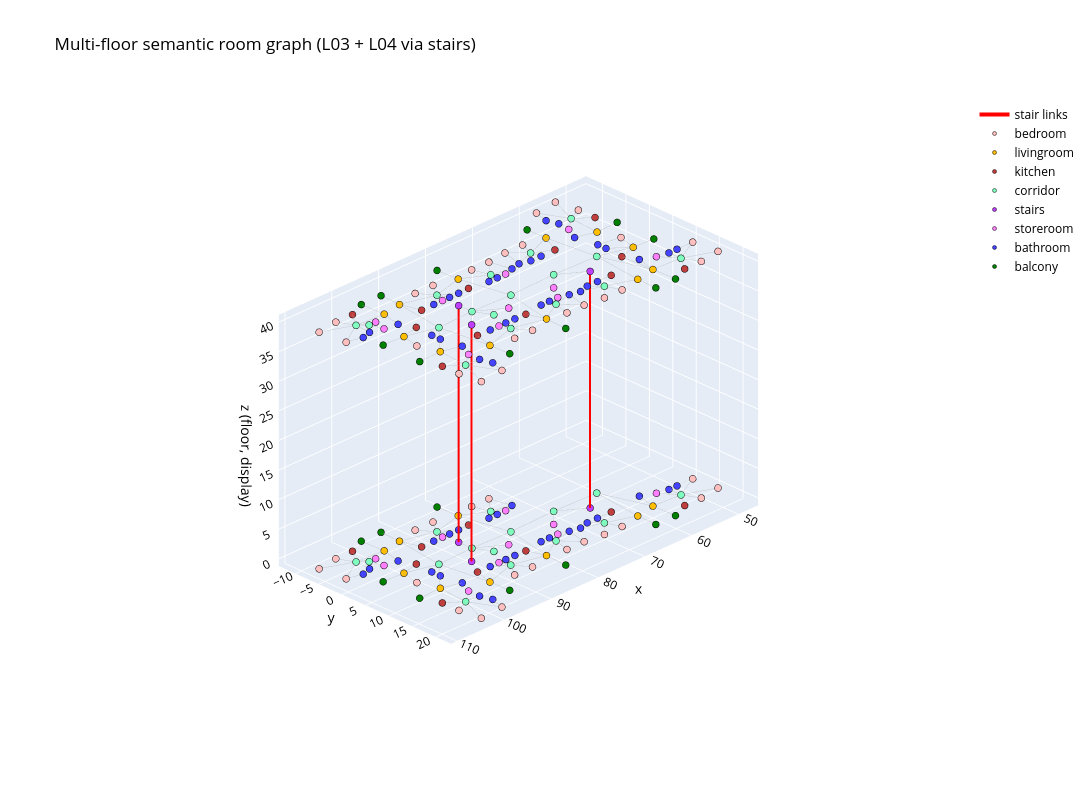

Notebook code cell kept with this figure:
### Markdown cell above
## 5. Visualise the combined multi-floor room graph (3D, floors stacked)

### Code cell
# display z by floor
dz = [g_floor[i]*DISPLAY_FLOOR_GAP for i in range(NTOT)]
fig = go.Figure()
# edges
for kind, col, w in [("door","rgba(80,80,80,0.45)",1.2), ("stair","red",4)]:
    ex,ey,ez=[],[],[]
    for a,b,k in edges:
        if k!=kind: continue
        ex+=[g_xy[a][0],g_xy[b][0],None]; ey+=[g_xy[a][1],g_xy[b][1],None]; ez+=[dz[a],dz[b],None]
    fig.add_trace(go.Scatter3d(x=ex,y=ey,z=ez,mode="lines",
                  line=dict(color=col,width=w),hoverinfo="skip",
                  name=("stair links" if kind=="stair" else "doors"),
                  showlegend=(kind=="stair")))
# nodes by type
for t in present:
    idx=[i for i in range(NTOT) if g_rtype[i]==t]
    fig.add_trace(go.Scatter3d(x=[g_xy[i][0] for i in idx],y=[g_xy[i][1] for i in idx],
                  z=[dz[i] for i in idx],mode="markers",
                  marker=dict(size=4,color=ROOM_COLOR[t],line=dict(color="black",width=0.5)),
                  name=t,text=[f"{FLOOR_NAMES[g_floor[i]]} {t}" for i in idx],hoverinfo="text"))
fig.update_layout(title=dict(text="Multi-floor semantic room graph (L03 + L04 via stairs)",font=dict(color="black")),
    paper_bgcolor="white",
    scene=dict(aspectmode="data",
        xaxis=dict(color="black",title="x"),yaxis=dict(color="black",title="y"),
        zaxis=dict(color="black",title="z (floor, display)")),
    scene_camera=dict(projection=dict(type="orthographic"),eye=dict(x=1.4,y=1.4,z=1.0)),
    legend=dict(font=dict(color="black")),width=1200,height=800)
fig.show(renderer=renderer)

### Figure 1 — Plotly figure (JSON) as saved in the notebook; plotly's stock layout.template omitted (floating-point values rounded to 4 significant figures; data arrays with more than 128 entries replaced by an {"elided": "..."} marker saying what was removed)
{"data": [{"hoverinfo": "skip", "line": {"color": "rgba(80,80,80,0.45)", "width": 1.2}, "mode": "lines", "name": "doors", "showlegend": false, "type": "scatter3d", "x": {"elided": "696 float values"}, "y": {"elided": "696 float values"}, "z": {"elided": "696 int values"}}, {"hoverinfo": "skip", "line": {"color": "red", "width": 4}, "mode": "lines", "name": "stair links", "showlegend": true, "type": "scatter3d", "x": [91.35, 91.35, null, 88.19, 88.19, null, 66.06, 66.06, null], "y": [7.651, 7.651, null, 1.727, 1.727, null, 7.651, 7.651, null], "z": [0, 40, null, 0, 40, null, 0, 40, null]}, {"hoverinfo": "text", "marker": {"color": "#FFBFBF", "line": {"color": "black", "width": 0.5}, "size": 4}, "mode": "markers", "name": "bedroom", "text": ["Level 03 bedroom", "Level 03 bedroom", "Level 03 bedroom", "Level 03 bedroom", "Level 03 bedroom", "Level 03 bedroom", "Level 03 bedroom", "Level 03 bedroom", "Level 03 bedroom", "Level 03 bedroom", "Level 03 bedroom", "Level 03 bedroom", "Level 03 bedroom", "Level 03 bedroom", "Level 03 bedroom", "Level 03 bedroom", "Level 03 bedroom", "Level 03 bedroom", "Level 03 bedroom", "Level 03 bedroom", "Level 04 bedroom", "Level 04 bedroom", "Level 04 bedroom", "Level 04 bedroom", "Level 04 bedroom", "Level 04 bedroom", "Level 04 bedroom", "Level 04 bedroom", "Level 04 bedroom", "Level 04 bedroom", "Level 04 bedroom", "Level 04 bedroom", "Level 04 bedroom", "Level 04 bedroom", "Level 04 bedroom", "Level 04 bedroom", "Level 04 bedroom", "Level 04 bedroom", "Level 04 bedroom", "Level 04 bedroom", "Level 04 bedroom", "Level 04 bedroom", "Level 04 bedroom", "Level 04 bedroom", "Level 04 bedroom", "Level 04 bedroom"], "type": "scatter3d", "x": [86.15, 74.68, 89.96, 78.36, 67.03, 108.9, 109.4, 105.2, 102.2, 103.8, 98.92, 48.21, 47.68, 51.84, 89.96, 78.36, 86.15, 74.68, 70.8, 104.3, 86.15, 74.68, 89.96, 78.36, 67.03, 108.9, 109.4, 105.2, 102.2, 103.8, 98.92, 48.21, 54.78, 47.68, 51.84, 89.96, 78.36, 70.8, 67.03, 86.15, 74.68, 70.8, 53.39, 57.99, 52.82, 104.3], "y": [-5.793, -5.343, 15.44, 14.99, 15.44, -1.62, -6.87, -7.47, 6.817, 22.13, 21.69, 11.68, 16.55, 17.15, -5.793, -5.343, 15.44, 14.99, 15.44, 17.89, -5.793, -5.343, 15.44, 14.99, 15.44, -1.62, -6.87, -7.47, 6.817, 22.13, 21.69, 11.68, 2.941, 16.55, 17.15, -5.793, -5.343, -5.793, -5.793, 15.44, 14.99, 15.44, -12.45, -11.87, -8.108, 17.89], "z": [0, 0, 0, 0, 0, 0, 0, 0, 0, 0, 0, 0, 0, 0, 0, 0, 0, 0, 0, 0, 40, 40, 40, 40, 40, 40, 40, 40, 40, 40, 40, 40, 40, 40, 40, 40, 40, 40, 40, 40, 40, 40, 40, 40, 40, 40]}, {"hoverinfo": "text", "marker": {"color": "#FFBF00", "line": {"color": "black", "width": 0.5}, "size": 4}, "mode": "markers", "name": "livingroom", "text": ["Level 03 livingroom", "Level 03 livingroom", "Level 03 livingroom", "Level 03 livingroom", "Level 03 livingroom", "Level 03 livingroom", "Level 03 livingroom", "Level 03 livingroom", "Level 03 livingroom", "Level 04 livingroom", "Level 04 livingroom", "Level 04 livingroom", "Level 04 livingroom", "Level 04 livingroom", "Level 04 livingroom", "Level 04 livingroom", "Level 04 livingroom", "Level 04 livingroom", "Level 04 livingroom", "Level 04 livingroom", "Level 04 livingroom"], "type": "scatter3d", "x": [81.97, 81.97, 94.27, 98.17, 101.4, 101.1, 58.92, 62.87, 94.27, 56.03, 81.97, 81.97, 94.27, 98.17, 101.4, 101.1, 55.77, 58.92, 62.87, 62.87, 94.27], "y": [-4.596, 14.24, 14.47, -4.184, 3.22, 10.67, 13.9, 14.61, -4.826, -0.9102, -4.596, 14.24, 14.47, -4.184, 3.22, 10.67, 6.544, 13.9, -4.964, 14.61, -4.826], "z": [0, 0, 0, 0, 0, 0, 0, 0, 0, 40, 40, 40, 40, 40, 40, 40, 40, 40, 40, 40, 40]}, {"hoverinfo": "text", "marker": {"color": "#BF3F3F", "line": {"color": "black", "width": 0.5}, "size": 4}, "mode": "markers", "name": "kitchen", "text": ["Level 03 kitchen", "Level 03 kitchen", "Level 03 kitchen", "Level 03 kitchen", "Level 03 kitchen", "Level 03 kitchen", "Level 03 kitchen", "Level 03 kitchen", "Level 03 kitchen", "Level 04 kitchen", "Level 04 kitchen", "Level 04 kitchen", "Level 04 kitchen", "Level 04 kitchen", "Level 04 kitchen", "Level 04 kitchen", "Level 04 kitchen", "Level 04 kitchen", "Level 04 kitchen", "Level 04 kitchen", "Level 04 kitchen"], "type": "scatter3d", "x": [55.4, 93.24, 83.07, 101.7, 97.87, 64.75, 93.24, 83.07, 104.3, 55.4, 93.24, 83.07, 52.81, 101.7, 97.87, 59.21, 64.75, 64.75, 93.24, 83.07, 104.3], "y": [17.16, -1.135, -1.291, -7.47, 2.367, 10.84, 10.78, 10.94, 14.34, 17.16, -1.135, -1.291, -4.558, -7.47, 2.367, 7.563, -1.19, 10.84, 10.78, 10.94, 14.34], "z": [0, 0, 0, 0, 0, 0, 0, 0, 0, 40, 40, 40, 40, 40, 40, 40, 40, 40, 40, 40, 40]}, {"hoverinfo": "text", "marker": {"color": "#7FFFBF", "line": {"color": "black", "width": 0.5}, "size": 4}, "mode": "markers", "name": "corridor", "text": ["Level 03 corridor", "Level 03 corridor", "Level 03 corridor", "Level 03 corridor", "Level 03 corridor", "Level 03 corridor", "Level 03 corridor", "Level 03 corridor", "Level 03 corridor", "Level 03 corridor", "Level 03 corridor", "Level 03 corridor", "Level 03 corridor", "Level 03 corridor", "Level 03 corridor", "Level 04 corridor", "Level 04 corridor", "Level 04 corridor", "Level 04 corridor", "Level 04 corridor", "Level 04 corridor", "Level 04 corridor", "Level 04 corridor", "Level 04 corridor", "Level 04 corridor", "Level 04 corridor", "Level 04 corridor", "Level 04 corridor", "Level 04 corridor", "Level 04 corridor", "Level 04 corridor", "Level 04 corridor"], "type": "scatter3d", "x": [86.61, 77.48, 70.75, 95.51, 103.8, 102.3, 53.27, 61.83, 77.48, 88.05, 68.07, 88.05, 80.15, 88.19, 101.5, 86.61, 68.07, 77.48, 70.75, 95.51, 103.8, 102.3, 53.27, 61.83, 77.48, 88.05, 68.07, 88.05, 80.15, 88.19, 55.61, 101.5], "y": [7.651, 11.79, 4.554, 4.824, -4.558, -3.235, 14.24, 4.824, -2.144, -3.054, 12.69, 12.7, 4.824, 4.554, 16.54, 7.651, -3.044, 11.79, 4.554, 4.824, -4.558, -3.235, 14.24, 4.824, -2.144, -3.054, 12.69, 12.7, 4.824, 4.554, -6.858, 16.54], "z": [0, 0, 0, 0, 0, 0, 0, 0, 0, 0, 0, 0, 0, 0, 0, 40, 40, 40, 40, 40, 40, 40, 40, 40, 40, 40, 40, 40, 40, 40, 40, 40]}, {"hoverinfo": "text", "marker": {"color": "#BF3FFF", "line": {"color": "black", "width": 0.5}, "size": 4}, "mode": "markers", "name": "stairs", "text": ["Level 03 stairs", "Level 03 stairs", "Level 03 stairs", "Level 04 stairs", "Level 04 stairs", "Level 04 stairs"], "type": "scatter3d", "x": [91.35, 88.19, 66.06, 91.35, 88.19, 66.06], "y": [7.651, 1.727, 7.651, 7.651, 1.727, 7.651], "z": [0, 0, 0, 40, 40, 40]}, {"hoverinfo": "text", "marker": {"color": "#FF7FFF", "line": {"color": "black", "width": 0.5}, "size": 4}, "mode": "markers", "name": "storeroom", "text": ["Level 03 storeroom", "Level 03 storeroom", "Level 03 storeroom", "Level 03 storeroom", "Level 03 storeroom", "Level 03 storeroom", "Level 03 storeroom", "Level 03 storeroom", "Level 03 storeroom", "Level 03 storeroom", "Level 04 storeroom", "Level 04 storeroom", "Level 04 storeroom", "Level 04 storeroom", "Level 04 storeroom", "Level 04 storeroom", "Level 04 storeroom", "Level 04 storeroom", "Level 04 storeroom", "Level 04 storeroom", "Level 04 storeroom"], "type": "scatter3d", "x": [83.44, 55.52, 88.71, 88.71, 98.69, 73.85, 101.7, 100.9, 75.71, 75.71, 83.44, 55.52, 88.71, 88.71, 98.69, 73.85, 58.42, 101.7, 100.9, 75.71, 75.71], "y": [7.651, 11.24, -1.201, 10.85, 14.34, 7.651, -0.7346, -3.235, 10.39, -0.7414, 7.651, 11.24, -1.201, 10.85, 14.34, 7.651, -4.557, -0.7346, -3.235, 10.39, -0.7414], "z": [0, 0, 0, 0, 0, 0, 0, 0, 0, 0, 40, 40, 40, 40, 40, 40, 40, 40, 40, 40, 40]}, {"hoverinfo": "text", "marker": {"color": "#4444FF", "line": {"color": "black", "width": 0.5}, "size": 4}, "mode": "markers", "name": "bathroom", "text": ["Level 03 bathroom", "Level 03 bathroom", "Level 03 bathroom", "Level 03 bathroom", "Level 03 bathroom", "Level 03 bathroom", "Level 03 bathroom", "Level 03 bathroom", "Level 03 bathroom", "Level 03 bathroom", "Level 03 bathroom", "Level 03 bathroom", "Level 03 bathroom", "Level 03 bathroom", "Level 03 bathroom", "Level 03 bathroom", "Level 03 bathroom", "Level 03 bathroom", "Level 03 bathroom", "Level 03 bathroom", "Level 03 bathroom", "Level 03 bathroom", "Level 03 bathroom", "Level 03 bathroom", "Level 03 bathroom", "Level 03 bathroom", "Level 04 bathroom", "Level 04 bathroom", "Level 04 bathroom", "Level 04 bathroom", "Level 04 bathroom", "Level 04 bathroom", "Level 04 bathroom", "Level 04 bathroom", "Level 04 bathroom", "Level 04 bathroom", "Level 04 bathroom", "Level 04 bathroom", "Level 04 bathroom", "Level 04 bathroom", "Level 04 bathroom", "Level 04 bathroom", "Level 04 bathroom", "Level 04 bathroom", "Level 04 bathroom", "Level 04 bathroom", "Level 04 bathroom", "Level 04 bathroom", "Level 04 bathroom", "Level 04 bathroom", "Level 04 bathroom", "Level 04 bathroom", "Level 04 bathroom", "Level 04 bathroom", "Level 04 bathroom", "Level 04 bathroom", "Level 04 bathroom", "Level 04 bathroom", "Level 04 bathroom", "Level 04 bathroom"], "type": "scatter3d", "x": [85.28, 87.21, 51.56, 58.0, 53.28, 73.81, 73.81, 71.85, 104.0, 105.9, 98.08, 98.08, 98.08, 97.41, 90.59, 67.69, 69.88, 85.33, 90.59, 87.26, 99.08, 98.69, 79.27, 79.27, 77.49, 77.49, 85.28, 87.21, 51.56, 58.0, 58.94, 53.28, 59.73, 73.81, 67.69, 71.85, 73.81, 71.85, 58.76, 58.14, 104.0, 105.9, 98.08, 98.08, 98.08, 97.41, 58.95, 69.88, 90.59, 67.69, 69.88, 85.33, 90.59, 87.26, 99.08, 98.69, 79.27, 79.27, 77.49, 77.49], "y": [-1.202, -1.2, 11.69, 10.09, 11.68, -1.291, 10.94, 11.39, -1.458, -0.908, 7.705, 5.88, 18.89, 11.72, -1.201, 10.84, 10.84, 10.85, 10.85, 10.85, -0.308, 16.69, -0.7409, 10.39, -0.7406, 10.39, -1.202, -1.2, 11.69, 10.09, 3.917, 11.68, -2.007, -1.291, -1.193, -1.739, 10.94, 11.39, -9.058, -6.958, -1.458, -0.908, 7.705, 5.88, 18.89, 11.72, 2.168, -1.192, -1.201, 10.84, 10.84, 10.85, 10.85, 10.85, -0.308, 16.69, -0.7409, 10.39, -0.7406, 10.39], "z": [0, 0, 0, 0, 0, 0, 0, 0, 0, 0, 0, 0, 0, 0, 0, 0, 0, 0, 0, 0, 0, 0, 0, 0, 0, 0, 40, 40, 40, 40, 40, 40, 40, 40, 40, 40, 40, 40, 40, 40, 40, 40, 40, 40, 40, 40, 40, 40, 40, 40, 40, 40, 40, 40, 40, 40, 40, 40, 40, 40]}, {"hoverinfo": "text", "marker": {"color": "#007F00", "line": {"color": "black", "width": 0.5}, "size": 4}, "mode": "markers", "name": "balcony", "text": ["Level 03 balcony", "Level 03 balcony", "Level 03 balcony", "Level 03 balcony", "Level 03 balcony", "Level 03 balcony", "Level 03 balcony", "Level 03 balcony", "Level 03 balcony", "Level 04 balcony", "Level 04 balcony", "Level 04 balcony", "Level 04 balcony", "Level 04 balcony", "Level 04 balcony", "Level 04 balcony", "Level 04 balcony", "Level 04 balcony", "Level 04 balcony", "Level 04 balcony", "Level 04 balcony"], "type": "scatter3d", "x": [94.13, 94.13, 82.17, 58.76, 105.6, 105.6, 98.33, 82.17, 62.96, 51.59, 51.59, 94.13, 94.13, 82.17, 58.76, 105.6, 105.6, 98.33, 62.96, 82.17, 62.96], "y": [-8.906, 18.55, 18.55, 18.55, 10.82, 3.017, -8.906, -8.906, 18.55, -1.058, 6.767, -8.906, 18.55, 18.55, 18.55, 10.82, 3.017, -8.906, -8.906, -8.906, 18.55], "z": [0, 0, 0, 0, 0, 0, 0, 0, 0, 40, 40, 40, 40, 40, 40, 40, 40, 40, 40, 40, 40]}], "layout": {"height": 800, "legend": {"font": {"color": "black"}}, "paper_bgcolor": "white", "scene": {"aspectmode": "data", "camera": {"eye": {"x": 1.4, "y": 1.4, "z": 1}, "projection": {"type": "orthographic"}}, "xaxis": {"color": "black", "title": {"text": "x"}}, "yaxis": {"color": "black", "title": {"text": "y"}}, "zaxis": {"color": "black", "title": {"text": "z (floor, display)"}}}, "title": {"font": {"color": "black"}, "text": "Multi-floor semantic room graph (L03 + L04 via stairs)"}, "width": 1200}}
